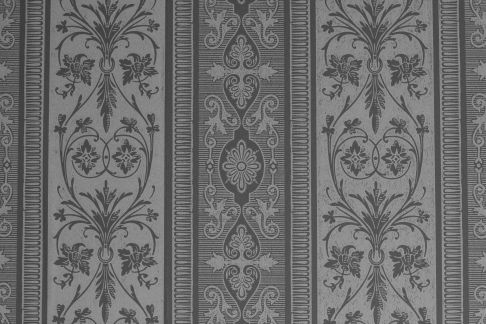
#> input picture lab3/Lab 3 Files-20190208/ex1.jpg, 486 x 324 px, found by its file name
$ jupyter execute --allow-errors lab3_part3.ipynb   (shell and % lines are left out)   (older library calls are emulated)
#> lines starting #> are read from the running program, lines starting #| are printed output that depends on the picture
[cell 1]
from google.colab import drive

#> (the rest of this cell did not finish here and is left out)

[cell 2]
filename_ex1 = '/content/gdrive/My Drive/CMPUT 206 Wi19/Lab3_Files/ex1.jpg'
filename_ex2 = '/content/gdrive/My Drive/CMPUT 206 Wi19/Lab3_Files/ex2.jpg'

[cell 3]
#Your Code Here
import skimage
from skimage import io,img_as_ubyte
import numpy as np
import math
import matplotlib.pyplot as plt
import cv2

img = io.imread('/content/gdrive/My Drive/CMPUT 206 Wi19/Lab3_Files/ex1.jpg',as_grey=True)
#> img is the input picture: shape (324, 486); min 51, max 167, mean 109.5
io.imshow(img)

[cell 4]
#Use cv2.GaussianBlur because the kernel of skimage.filters.Gaussian is too small, the blurring effect of cv2.GaussianBlur is much better
blurred_img = cv2.GaussianBlur(img, (7, 7), 3)
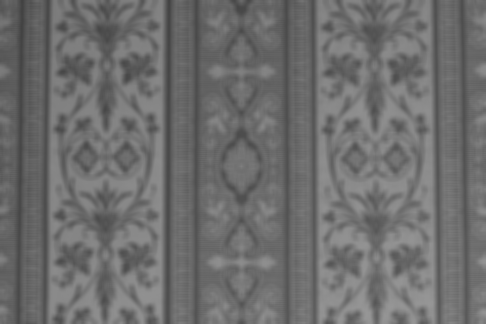
#> blurred_img: shape (324, 486); min 66, max 150, mean 109.5
io.imshow(blurred_img)

[cell 5]
x = int(input("Enter your x coordinate: "))
#> the answer given: 3
y = int(input("Enter your y coordinate: "))
#> the answer given: 3
sigma = float(input("Enter your sigma coordinate: "))
#> the answer given: 3

[cell 6]
#your code here
import cv2
import numpy as np
import math
import skimage
from skimage import io,img_as_ubyte
import numpy as np


img = cv2.imread(filename_ex1, 0)
blurred_img = np.copy(img)

def userinput():
  #user input
  x = int(input("Enter your x coordinate: "))
#> the answer given: 3
  y = int(input("Enter your y coordinate: "))
#> the answer given: 3
  sigma = float(input("Enter your sigma coordinate: "))
#> the answer given: 3


def getdimension():
  img_height = img.shape[0]
#> img_height = 324
  img_width = img.shape[1]
#> img_width = 486

  kernel_width = (2*img_width)+1
#> kernel_width = 973
  kernel_height = (2*img_height)+1
#> kernel_height = 649

  gaussian_kernel = np.zeros((kernel_height, kernel_width))
  cauchy_kernel = np.zeros((kernel_height, kernel_width))


def initGaussianKernel():
    print( 'Initializing Gaussian Mask...')
    for x in range(kernel_width):
        for y in range(kernel_height):
            diff_x = float(img_width - x)
            diff_y = float(img_height - y)
            exp_factor = (np.power(diff_x,2) + np.power(diff_y,2)) / (np.power(sigma,2))
            gaussian_kernel[y, x] = math.exp(-exp_factor)


def initCauchyKernel():
    print('Initializing Cauchy Mask...')
    for x in range(kernel_width):
        for y in range(kernel_height):
            diff_x = float(img_width - x)
            diff_y = float(img_height - y)
            factor = (np.power(diff_x,2) + np.power(diff_y,2)) / (np.power(sigma,2))
            cauchy_kernel[y, x] = 1 / (1 + factor)
def main():
  userinput()
  getdimension()

  initGaussianKernel()
  initCauchyKernel()
  #must define global, otherwise raise a local variable problem
  global blurred_img
  blurred_img = cv2.GaussianBlur(blurred_img, (7, 7), 3)

  # compute the x and y extents of the mask to extract
  x1 = img_width - x
  y1 = img_height - y
  x2 = x1 + img_width
  y2 = y1 + img_height


  # extract the translated mask from the filter
  mask1 = gaussian_kernel[y1:y2, x1:x2]
  mask2 = cauchy_kernel[y1:y2, x1:x2]

  # the final result of gaussian
  img1 = np.multiply(blurred_img, mask1)
  img2 = np.multiply(current_img, 1-mask1)
  gas_img = cv2.add(img1, img2).astype(np.uint8)

  #the final result of cauchy
  img3 = np.multiply(blurred_img, mask2)
  img4 = np.multiply(current_img, 1-mask2)
  cau_img = cv2.add(img1, img2).astype(np.uint8)

  # plot the result
  fig, (ax1,ax2) = plt.subplots(1,2,figsize=(14, 6))
  ax1.set_title('Gaussian')
  ax1.imshow(gas_img,cmap=plt.cm.gray)
  ax2.set_title('Cauchy')
  ax2.imshow(cau_img,cmap=plt.cm.gray)
  #plt.imshow(gas_img,'gray'), plt.title('Gaussian')
  #plt.imshow(cau_img,'gray'), plt.title('Cauchy')
  plt.show()

#> (the rest of this cell did not finish here and is left out)
